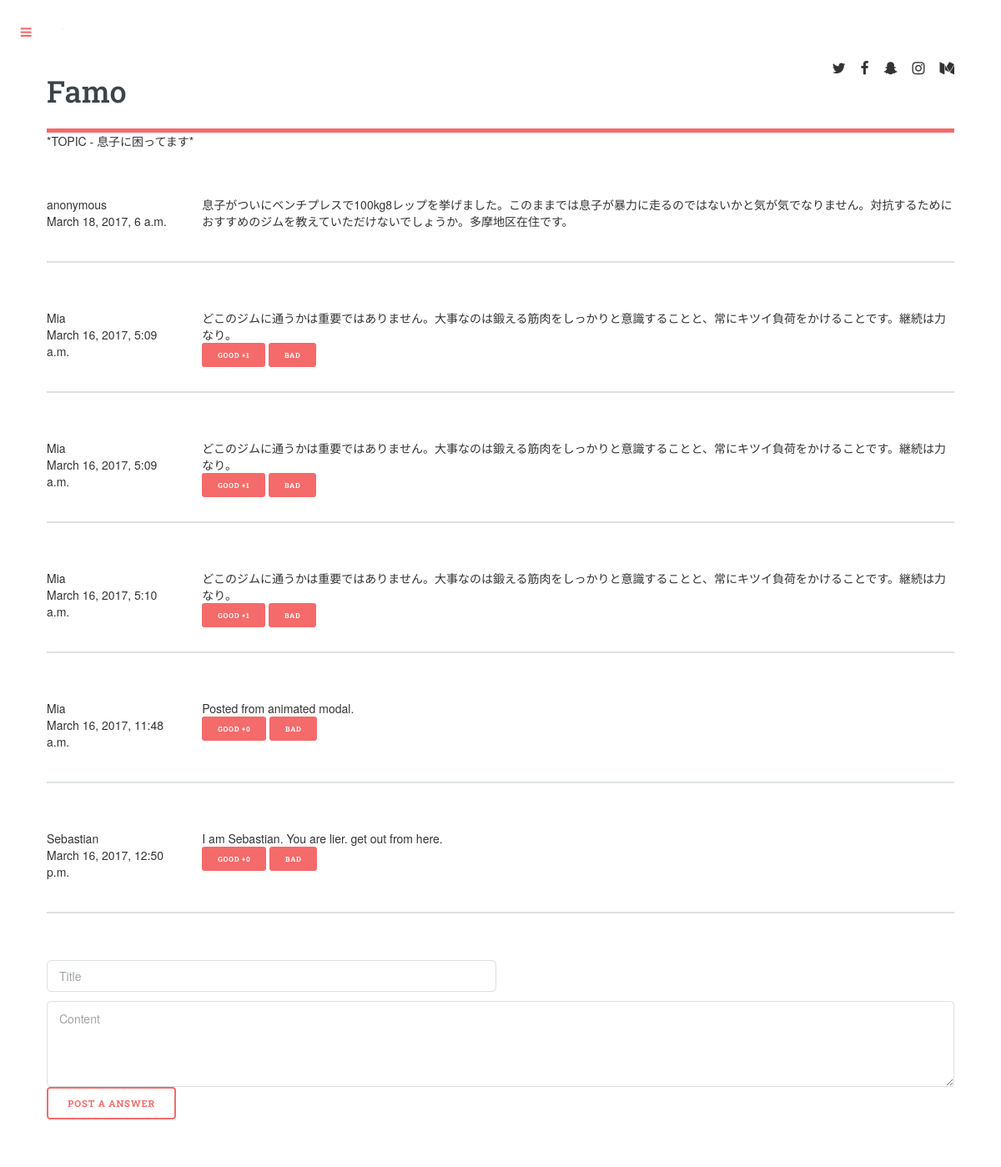
The app's page /counsel/detail/2/ with its own data.
### counsel/models.py (models this page shows, shortened)
class Post(models.Model):
    title = models.CharField(max_length=50)
    content = models.CharField(max_length=500)
    user = models.ForeignKey(FamoUser)
    date = models.DateTimeField(auto_now=True)
    anonymous = models.BooleanField(default=False)
    class Meta:
        abstract = True

class Question(Post):
    hits = models.IntegerField(default=0)

class Answer(Post):
    question = models.ForeignKey(Question)
    good_rators = models.ManyToManyField(FamoUser, related_name='good_answers')
    bad_rators = models.ManyToManyField(FamoUser, related_name='bad_anwers')

### accounts/models.py (models this page shows)
class FamoUser(AbstractUser):
    birth_date = models.DateField(null=True)
    registered_date = models.DateField(auto_now_add=True, null=True)
    sex = models.IntegerField(null=True)    # add a limit_choices_to
    job = models.IntegerField(null=True)    # add a limit_choices_to
    introduction = models.TextField(default='')
    follows = models.ManyToManyField('self', symmetrical=None)

### counsel/views.py (the view)
# urls.py: url(r'^detail/(?P<article_id>\d+)/$', views.detail, name='detail'),
def detail(request, question_id):
    question = get_object_or_404(Question, id=question_id)
    question.hits += 1
    question.save()
    context = {
                'question': question,
                'user': request.user,
                'answers': question.answer_set.all()}
    return render(request, 'counsel/detail.html', context)

### commons/templatetags/commons_extras.py (called while the page is built)
@register.filter
def get_categories(num=30):
    return Category.objects.order_by('name')[:num]

### counsel/templatetags/counsel_extras.py (called while the page is built)
@register.filter
def count_good_rators(answer):
    return answer.good_rators.count()

@register.inclusion_tag('counsel/node.html')
def get_question_node(question_obj, user):
    return {'question': question_obj, 'user': user}

@register.inclusion_tag('counsel/node.html')
def get_answer_node(answer_obj, user):
    return {'answer': answer_obj, 'user': user}

@register.inclusion_tag('counsel/post_answer_node.html')
def post_answer_form(question_id):
    return {'question_id': question_id}

### counsel/templates/counsel/detail.html (shortened to what this page needs)
{% extends 'commons/base.html' %}
{% load static %}
{% load counsel_extras %}
{% block extend_head %}
<link rel="stylesheet" href="https://cdnjs.cloudflare.com/ajax/libs/animate.css/3.2.0/animate.min.css">
<link rel="stylesheet" href="https://maxcdn.bootstrapcdn.com/bootstrap/3.3.7/css/bootstrap.min.css">
{% endblock extend_head %}
{% block content %}
*TOPIC - {{ question.title }}*
<section id="question">
  {% get_question_node question user %}
</section>
  {% for answer in answers %}
<section id="answer{{ forloop.counter }}">
    {% get_answer_node answer user %}
</section>
  {% endfor %}
<section id="post_form">
  {% post_answer_form question.id %}
</section>
{% endblock content %}

### counsel/templates/counsel/node.html (shortened to what this page needs)
{% load counsel_extras %}
<div class="row">
  <div class="col-sm-2">
    <p>{% if question %}
         {% if not question.anonymous %}
           {{ question.user.username }}
         {% else %}anonymous
         {% endif %}
       {% else %}
         {% if not answer.anonymous %}
           {{ answer.user.username }}
         {% else %}
           anonymous
         {% endif %}
       {% endif %}<br>
       {% if question %}{{ question.date }}{% else %}{{ answer.date }}{% endif %}
    </p>
  </div>
  <div class="col-sm-10">
    <div class="chat-area">
      <div class="main">
        {% if question %}
          {{ question.content }}
        {% else %}
          {{ answer.content }}
        {% endif %}
      </div>
    </div>
    {% if answer %}
    <a class="button special small" id="good_button{{ answer.id }}">Good +{{ answer|count_good_rators }}</a>
    <a class="button special small" id="bad_button{{ answer.id }}">Bad</a>
    {% endif %}
  </div>
</div>

### commons/static/commons/assets/css/main.css (style rules this page uses)
html, body, div, span, applet, object, iframe, h1, h2, h3, h4, h5, h6, p, blockquote, pre, a, abbr, acronym, address, big, cite, code, del, dfn, em, img, ins, kbd, q, s, samp, small, strike, strong, sub, sup, tt, var, b, u, i, center, dl, dt, dd, ol, ul, li, fieldset, form, label, legend, table, caption, tbody, tfoot, thead, tr, th, td, article, aside, canvas, details, embed, figure, figcaption, footer, header, hgroup, menu, nav, output, ruby, section, summary, time, mark, audio, video { margin: 0; padding: 0; border: 0; font-size: 100%; font: inherit; vertical-align: baseline; }
article, aside, details, figcaption, figure, footer, header, hgroup, menu, nav, section { display: block; }
body { line-height: 1; }
body { -webkit-text-size-adjust: none; }
*, *:before, *:after { -moz-box-sizing: border-box; -webkit-box-sizing: border-box; box-sizing: border-box; }
.row { border-bottom: solid 1px transparent; -moz-box-sizing: border-box; -webkit-box-sizing: border-box; box-sizing: border-box; }
.row > * { float: left; -moz-box-sizing: border-box; -webkit-box-sizing: border-box; box-sizing: border-box; }
.row:after, .row:before { content: ''; display: block; clear: both; height: 0; }
.row > * { padding: 0 0 0 1.5em; }
.row { margin: 0 0 -1px -1.5em; }
@media screen and (max-width: 1680px) { .row > * { padding: 0 0 0 1.5em; } }
@media screen and (max-width: 1680px) { .row { margin: 0 0 -1px -1.5em; } }
@media screen and (max-width: 1280px) { .row > * { padding: 0 0 0 1.5em; } }
@media screen and (max-width: 1280px) { .row { margin: 0 0 -1px -1.5em; } }
@media screen and (min-width: 481px) and (max-width: 1680px) { .row > * { padding: 0 0 0 1.5em; } }
@media screen and (min-width: 481px) and (max-width: 1680px) { .row { margin: 0 0 -1px -1.5em; } }
body { -ms-overflow-style: scrollbar; }
body { background: #ffffff; }
body, input, select, textarea { color: #7f888f; font-family: "Open Sans", sans-serif; font-size: 13pt; font-weight: 400; line-height: 1.65; }
@media screen and (max-width: 1680px) { body, input, select, textarea { font-size: 11pt; } }
@media screen and (max-width: 1280px) { body, input, select, textarea { font-size: 10pt; } }
a { -moz-transition: color 0.2s ease-in-out, border-bottom-color 0.2s ease-in-out; -webkit-transition: color 0.2s ease-in-out, border-bottom-color 0.2s ease-in-out; -ms-transition: color 0.2s ease-in-out, border-bottom-color 0.2s ease-in-out; transition: color 0.2s ease-in-out, border-bottom-color 0.2s ease-in-out; border-bottom: dotted 1px; color: #f56a6a; text-decoration: none; }
p { margin: 0 0 2em 0; }
input[type="submit"], input[type="reset"], input[type="button"], button, .button { -moz-appearance: none; -webkit-appearance: none; -ms-appearance: none; appearance: none; -moz-transition: background-color 0.2s ease-in-out, color 0.2s ease-in-out; -webkit-transition: background-color 0.2s ease-in-out, color 0.2s ease-in-out; -ms-transition: background-color 0.2s ease-in-out, color 0.2s ease-in-out; transition: background-color 0.2s ease-in-out, color 0.2s ease-in-out; background-color: transparent; border-radius: 0.375em; border: 0; box-shadow: inset 0 0 0 2px #f56a6a; color: #f56a6a !important; cursor: pointer; display: inline-block; font-family: "Roboto Slab", serif; font-size: 0.8em; font-weight: 700; height: 3.5em; letter-spacing: 0.075em; line-height: 3.5em; padding: 0 2.25em; text-align: center; text-decoration: none; text-transform: uppercase; white-space: nowrap; }
input[type="submit"].small, input[type="reset"].small, input[type="button"].small, button.small, .button.small { font-size: 0.6em; }
input[type="submit"].special, input[type="reset"].special, input[type="button"].special, button.special, .button.special { background-color: #f56a6a; box-shadow: none; color: #ffffff !important; }
#main > .inner > section { padding: 6em 0 4em 0 ; border-top: solid 2px rgba(210, 215, 217, 0.75); }
#main > .inner > section:first-of-type { border-top: 0 !important; }
@media screen and (max-width: 1680px) { #main > .inner > section { padding: 5em 0 3em 0 ; } }
@media screen and (max-width: 1280px) { #main > .inner > section { padding: 4em 0 2em 0 ; } }

### records on screen
Question: title "息子に困ってます", date "March 18, 2017, 6 a.m.", content "息子がついにベンチプレスで100kg8レップを挙げました。このままでは息子が暴力に走るのではないかと気が気でなりません。対抗するためにおすすめのジムを教えていただけないでしょうか。多摩地区在住です。"
Answer: user.username "Mia", date "March 16, 2017, 5:09 a.m.", content "どこのジムに通うかは重要ではありません。大事なのは鍛える筋肉をしっかりと意識することと、常にキツイ負荷をかけることです。継続は力なり。", id "1"
Answer: user.username "Mia", date "March 16, 2017, 5:09 a.m.", content "どこのジムに通うかは重要ではありません。大事なのは鍛える筋肉をしっかりと意識することと、常にキツイ負荷をかけることです。継続は力なり。", id "1"
Answer: user.username "Mia", date "March 16, 2017, 5:10 a.m.", content "どこのジムに通うかは重要ではありません。大事なのは鍛える筋肉をしっかりと意識することと、常にキツイ負荷をかけることです。継続は力なり。", id "1"
Answer: user.username "Mia", date "March 16, 2017, 11:48 a.m.", content "Posted from animated modal.", id "0"
Answer: user.username "Sebastian", date "March 16, 2017, 12:50 p.m.", content "I am Sebastian. You are lier. get out from here.", id "0"
